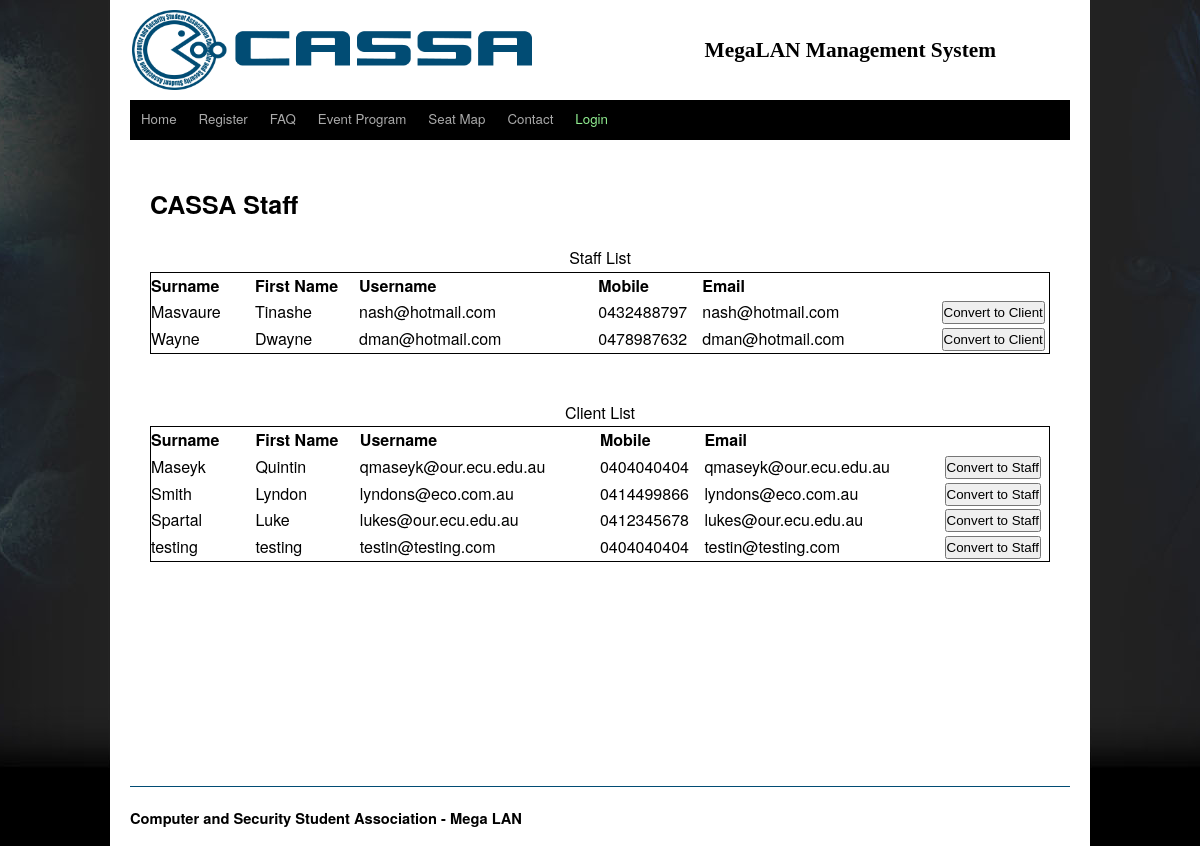
/management/MANstaff.php, run on the app's committed database.
### tables this page shows
CREATE TABLE IF NOT EXISTS `client` (
  `clientID` smallint(6) NOT NULL AUTO_INCREMENT COMMENT 'Primary Key, Auto_increment',
  `username` varchar(256) NOT NULL,
  `password` text NOT NULL,
  `first_name` varchar(32) NOT NULL,
  `last_name` varchar(32) NOT NULL,
  `irc` varchar(64) DEFAULT NULL,
  `mobile` char(10) NOT NULL,
  `email` varchar(256) NOT NULL,
  `admin` int(1) DEFAULT '0' COMMENT '0= client, 1= staff, 2= super user',
  `active` tinyint(1) DEFAULT '1',
  PRIMARY KEY (`clientID`)
);

### management/MANstaff.php (the view, shortened to what this page needs)
<!DOCTYPE html PUBLIC "-//W3C//DTD XHTML 1.0 Transitional//EN" "http://www.w3.org/TR/xhtml1/DTD/xhtml1-transitional.dtd">
<html xmlns="http://www.w3.org/1999/xhtml">
<?php
	include("../includes/template.php");
	include("../includes/conn.php");
?>
<head>
</head>
<body>
<center>
<div id='shell'>
<div id="content" style='min-height: 600px;'>
	<h1>CASSA Staff</h1>
	<br />
<table class='staffList'>
<caption>Staff List</caption>
<tr>
	<th align='left' width='100px'>Surname</th>
	<th align='left' width='100px'>First Name</th>
	<th align='left' width='230px'>Username</th>
	<th align='left' width='100px'>Mobile</th>
	<th align='left' width='230px'>Email</th>
	<th align='left' width='100px'>&nbsp;</th>
</tr>
<?php
$get = "SELECT * FROM client WHERE admin=1 ORDER BY last_name ASC";
$result = $db->query($get);
if ($result->num_rows != 0)
{
	$on = "this.className='rowON'";
	$off = "this.className='rowOFF'";
	for ($i=0; $i<$result->num_rows; $i++)
	{
		$row = $result->fetch_assoc();
		echo '<tr class="rowOFF" onmouseover="'.$on.'" onmouseout="'.$off.'">';
			echo '<td>'.$row['last_name'].'</td>';
			echo '<td>'.$row['first_name'].'</td>';
			echo '<td>'.$row['username'].'</td>';
			echo '<td>'.$row['mobile'].'</td>';
			echo '<td>'.$row['email'].'</td>';
			echo '<td><input type="button" name="convert" value="Convert to Client" onclick="convertClient('.$row['clientID'].')" /></td>';
		echo '</tr>';
	}
}
else
{
	echo '<tr height="50px"><td colspan="6"><i>There are no staff in the system at this time</i></td></tr>';
}
?>
</table>
<br />
<br />
<table class='staffList'>
<caption>Client List</caption>
<tr>
	<th align='left' width='100px'>Surname</th>
	<th align='left' width='100px'>First Name</th>
	<th align='left' width='230px'>Username</th>
	<th align='left' width='100px'>Mobile</th>
	<th align='left' width='230px'>Email</th>
	<th align='left' width='100px'>&nbsp;</th>
</tr>
<?php
$get = "SELECT * FROM client WHERE admin=0 ORDER BY last_name ASC";
$result = $db->query($get);
if ($result->num_rows != 0)
{
	$on = "this.className='rowON'";
	$off = "this.className='rowOFF'";
	for ($i=0; $i<$result->num_rows; $i++)
	{
		$row = $result->fetch_assoc();
		echo '<tr class="rowOFF" onmouseover="'.$on.'" onmouseout="'.$off.'">';
			echo '<td>'.$row['last_name'].'</td>';
			echo '<td>'.$row['first_name'].'</td>';
			echo '<td>'.$row['username'].'</td>';
			echo '<td>'.$row['mobile'].'</td>';
			echo '<td>'.$row['email'].'</td>';
			echo '<td><input type="button" name="convert" value="Convert to Staff" onclick="convertStaff('.$row['clientID'].')" /></td>';
		echo '</tr>';
	}
}
else
{
	echo '<tr height="50px"><td colspan="6"><i>There are no clients in the system at this time</i></td></tr>';
}
?>
</table>
</div>
<div id="footer">
</div>
</div>
</center>
</body>
</html>

### css/style.css (style rules this page uses)
h1 { color: black; font-size: 25px; }
html, body, #shell { height: 100%; margin-left: 0px; margin-right: 0px; margin-bottom: 0px; padding: 0px; }
body { background: black url('/CASSA/images/background/bg.jpg') top center no-repeat; font-family: "Helvetica Neue", Arial, Helvetica, "Nimbus Sans L", sans-serif; }
#shell { width: 980px; background-color: white; }
#content { min-height: 650px; }
#content { width: 650px; vertical-align: top; float: left; margin-left: 40px; text-align: left; }
#footer { height: 60px; margin-left: 20px; position: relative; bottom: 0; clear: both; font-size: 11pt; text-align: left; }
.blueLine940 { background-color: #014C74; width: 940px; height: 1px; font-size: 2px; }
input { height: 23px; }
.rowOFF { background-color: white; }
.staffList { width: 900px; border-collapse: collapse; border: 1px solid black; margin: 0; line-height: 20pt; }

### js/thickbox/thickbox.css (style rules this page uses)
* { padding: 0; margin: 0; }

### data on the page
client: last_name "Masvaure", first_name "Tinashe", username "nash@hotmail.com", mobile "0432488797", email "nash@hotmail.com"
client: last_name "Wayne", first_name "Dwayne", username "dman@hotmail.com", mobile "0478987632", email "dman@hotmail.com"
client: last_name "Maseyk", first_name "Quintin", username "qmaseyk@our.ecu.edu.au", mobile "0404040404", email "qmaseyk@our.ecu.edu.au"
client: last_name "Smith", first_name "Lyndon", username "lyndons@eco.com.au", mobile "0414499866", email "lyndons@eco.com.au"
client: last_name "Spartal", first_name "Luke", username "lukes@our.ecu.edu.au", mobile "0412345678", email "lukes@our.ecu.edu.au"
client: last_name "testing", first_name "testing", username "testin@testing.com", mobile "0404040404", email "testin@testing.com"
